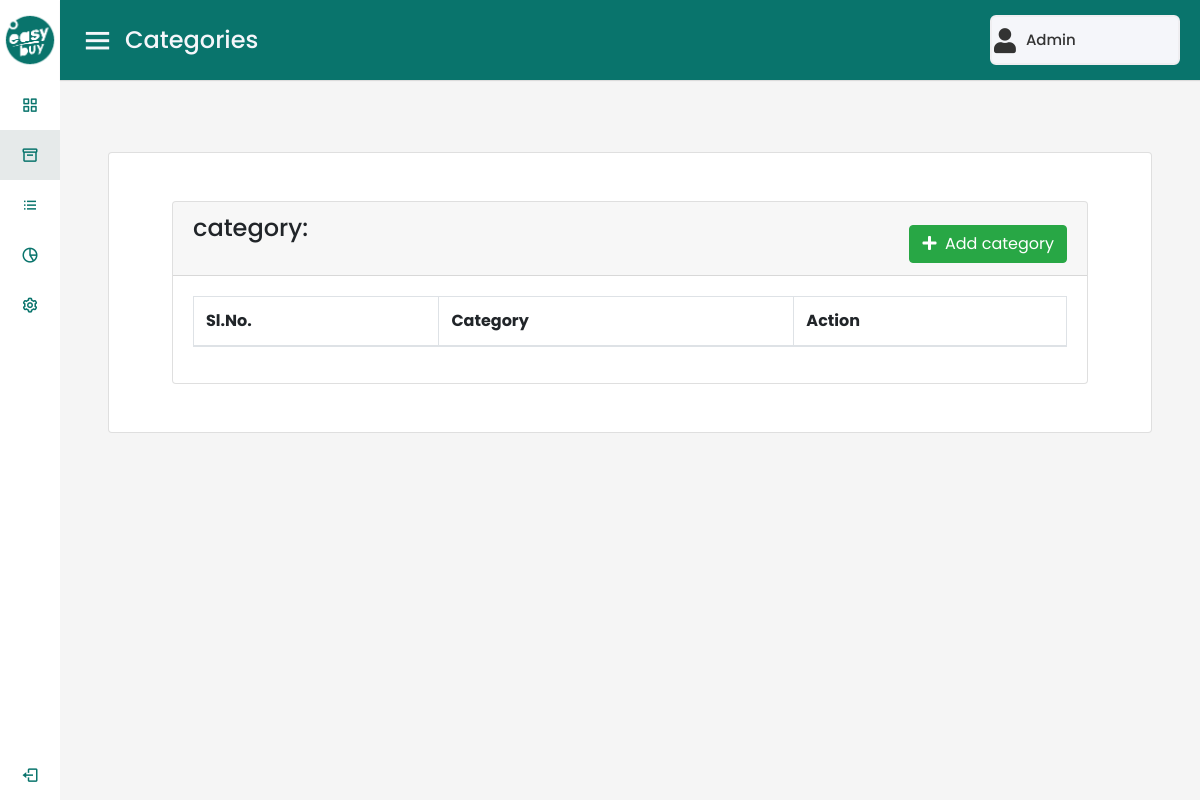
Page /code/admin/category.php (signed in) on the earlier database version.
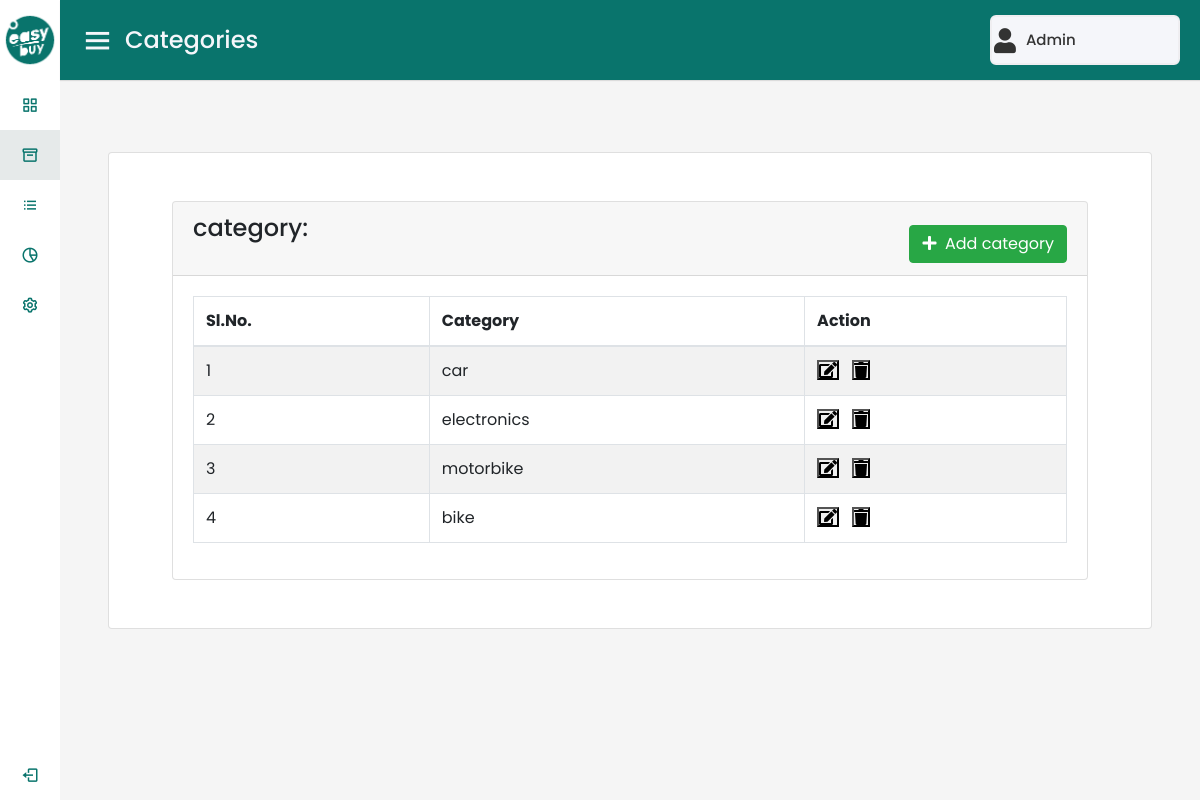
Same page on the later database version.
### tables this page shows
CREATE TABLE `tbl_categories` (
  `cat_id` int(11) NOT NULL,
  `category` varchar(30) NOT NULL,
  `del_status` int(30) NOT NULL
);

### code/admin/category.php (the view, shortened to what this page needs)
<?php
include '../db_con.php';
?>
<!DOCTYPE html>
<html lang="en" dir="ltr">
<head>
  <link rel="stylesheet" href="style.css">
  <link rel="stylesheet" href="https://cdn.jsdelivr.net/npm/bootstrap@4.0.0/dist/css/bootstrap.min.css">
  <link href='https://unpkg.com/boxicons@2.0.7/css/boxicons.min.css' rel='stylesheet'>
  <link rel="stylesheet" href="https://cdnjs.cloudflare.com/ajax/libs/font-awesome/5.15.4/css/all.min.css">
</head>
<body>
  <div class="sidebar">
    <div class="logo-details">
      <img src="images/logo.png" class="logo" alt="" height="60px" width="60px"></a>
    </div>
    <ul class="nav-links start-0 m-0 p-0">
      <li>
        <a href="index.php">
          <i class='bx bx-grid-alt'></i>
          <span class="links_name">Dashboard</span>
        </a>
      </li>
      <li>
        <a href="#" class="active">
          <i class='bx bx-box'></i>
          <span class="links_name">Categories</span>
        </a>
      </li>
      <li>
        <a href="sub_cat.php">
          <i class='bx bx-list-ul'></i>
          <span class="links_name">Sub-Categories</span>
        </a>
      </li>
      <li>
        <a href="pro.php">
          <i class='bx bx-pie-chart-alt-2'></i>
          <span class="links_name">Products</span>
        </a>
      </li>
      <li>
        <a href="admin_changepass.php">
          <i class='bx bx-cog'></i>
          <span class="links_name">Change Password</span>
        </a>
      </li>
      <li class="log_out">
        <a href="../logout.php">
          <i class='bx bx-log-out'></i>
          <span class="links_name">Log out</span>
        </a>
      </li>
    </ul>
  </div>
  <section class="home-section">
    <nav>
      <div class="sidebar-button">
        <i class='bx bx-menu sidebarBtn'></i>
        <span class="dashboard">Categories</span>
      </div>
      <div class="profile-details">
        <i class="fas fa-user"></i>
        <span class="admin_name">Admin</span>
      </div>
    </nav>
    <div class="home-content">
      <div class="card w-auto m-5 p-5">
        <div class="container-fluid">
          <div class="row">
            <div class="col-md-12">
              <div class="card">
                <div class="card-header">
                  <h4>category:</h4>
                  <button type="button" class="btn btn-success" style="float: right; margin-top: -3%;" data-bs-toggle="modal" data-bs-target="#addcat">
                    <i class="fa fa-plus"></i>&nbsp; Add category
                  </button>
                </div>
                <div class="card-body">
                  <table id="myTable" class="table table-bordered table-striped">
                    <thead>
                      <tr>
                        <th>Sl.No.</th>
                        <th>Category</th>
                        <th>Action</th>
                      </tr>
                    </thead>
                    <tbody>
                      <?php
                      $view = "SELECT * FROM `tbl_categories` WHERE del_status='0'";
                      $query_run = mysqli_query($conn, $view);
                      $i = 1;
                      while ($prod = mysqli_fetch_array($query_run)) {
                      ?>
                        <tr>
                          <td><?php echo $i; ?></td>
                          <td><?php echo $prod['category']; ?></td>
                          <td>
                            <button type="button" value="<?php echo $prod['cat_id']; ?>" class="editBtn fa fa-edit"></button> &nbsp;
                            <button type="button" value="<?php echo $prod['cat_id']; ?>" class="deleteBtn fa fa-trash"></button>
                          </td>
                        </tr>
                      <?php
                        $i++;
                      }
                      ?>
                    </tbody>
                  </table>
                </div>
              </div>
            </div>
          </div>
        </div>
      </div>
    </div>
  </section>
</body>
</html>

Differences in the rows shown:
now on this page (row edited): tbl_categories: category "car", $prod['cat_id'] 3 (drawn)
now on this page (row edited): tbl_categories: category "electronics", $prod['cat_id'] 5 (drawn)
now on this page (row edited): tbl_categories: category "motorbike", $prod['cat_id'] 6 (drawn)
added tbl_categories: category "bike", $prod['cat_id'] 25 (drawn)
